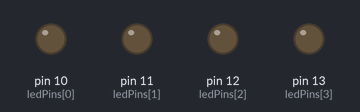
The sketch below on a simulated Arduino Uno, built with avr-gcc and run on an emulated ATmega328P. Shown: output pins drawn as LEDs (lit = HIGH).

Above: at 0.5 s.
At 2.5 s:
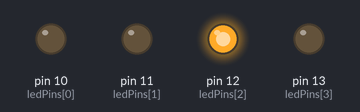
At 4.5 s:
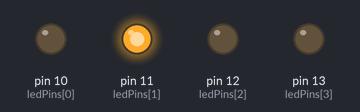
At 9.5 s:
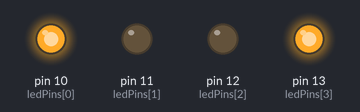
At 14.5 s:
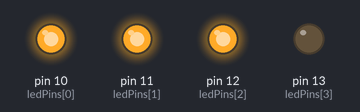
At 19.5 s:
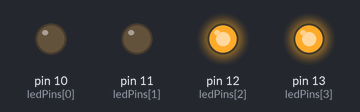
Timing chart, 0 to 20.8 s (numbered marks = the images above):
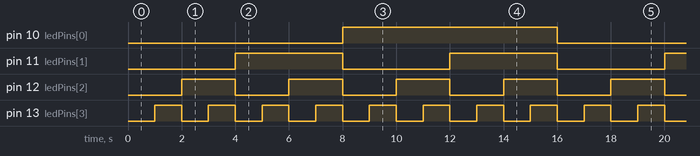

The sketch:

Counter___Pattern.ino
```cpp
//int ledPin = 3;
int ledPins[] = {10, 11, 12, 13};

void pattern1(int arr[], int len)
{
  for(int i=0;i<len;i++)
  {
    digitalWrite(arr[i], HIGH);
    delay(100);
    digitalWrite(arr[i], LOW);
    delay(100);
  }

   for(int i=len-1; i>=0;i--)
  {
    digitalWrite(arr[i], HIGH);
    delay(100);
    digitalWrite(arr[i], LOW);
    delay(100);
  }
}

void fourBitUp()
{
  String ar[]= {"0000","0001","0010","0011","0100","0101","0110","0111","1000","1001","1010","1011","1100","1101","1110","1111"};   //up counter
  //String ar[]= {"1111","1110","1101","1100","1011","1010","1001","1000","0111","0110","0101","0100","0011","0010","0001","0000"};   //down counter
  for(int i=0;i<16;i++)
  {
       for(int j=0;j<4;j++)
       {
           char ch=ar[i].charAt(j);
           if(ch == '1')
           {
              digitalWrite(ledPins[j], HIGH);
           }
       }
       delay(1000);
       reset(ledPins, 4);
   }
}

void reset(int arr[], int len)
{
  for(int i = 0; i<len; i++)
  {
    digitalWrite(ledPins[i], LOW);
  }
}

void setup() {

  // put your setup code here, to run once:
  //pinMode(5, OUTPUT);
  //digitalWrite(5, HIGH);
  for(int i=0;i<4;i++)
  {
    pinMode(ledPins[i], OUTPUT);
  }
}

void loop() {
  // put your main code here, to run repeatedly
  //pattern1(ledPins, 4);
  fourBitUp();
}
```

Measured:
- by itself, pin 10 (ledPins[0]): alternates HIGH for 8.0 s and LOW for 8.0 s
- by itself, pin 11 (ledPins[1]): alternates HIGH for 4.0 s and LOW for 4.0 s
- by itself, pin 12 (ledPins[2]): alternates HIGH for 2.0 s and LOW for 2.0 s
- by itself, pin 13 (ledPins[3]): alternates HIGH for 1.0 s and LOW for 1.0 s
